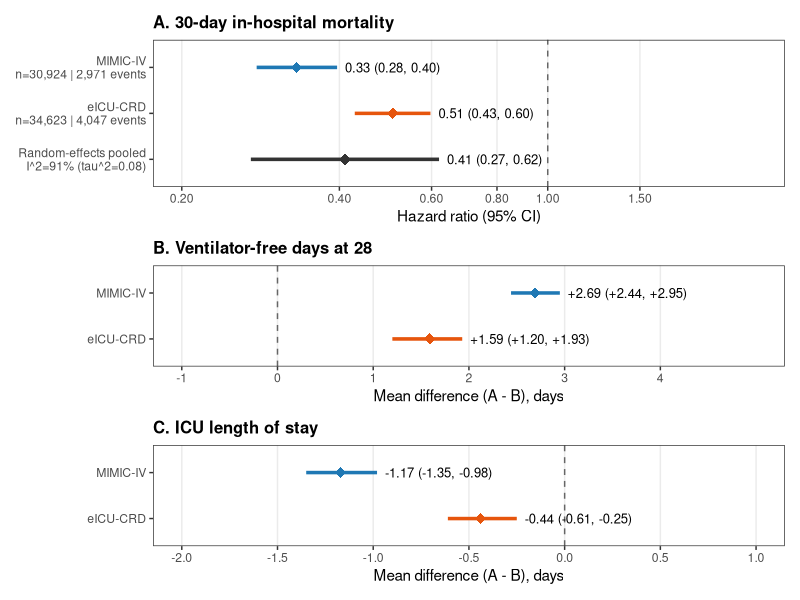
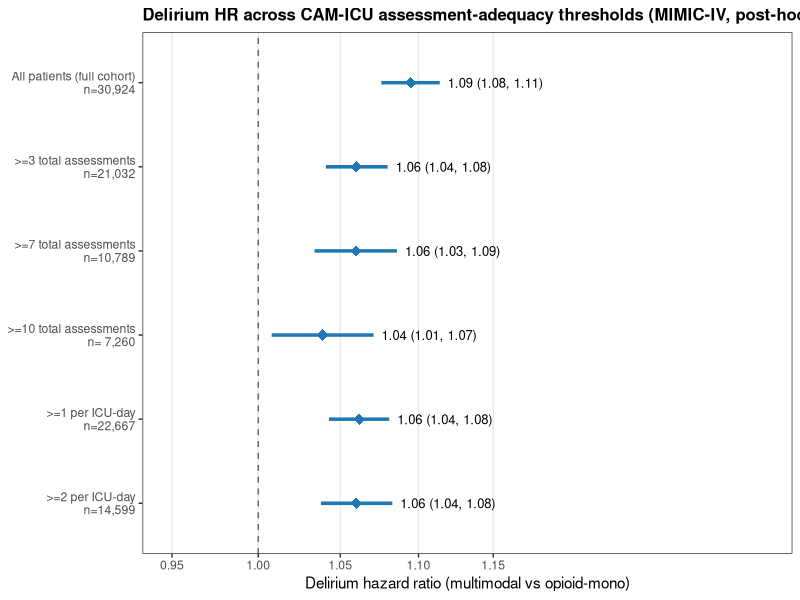

These figures' R source, in order:
# =====================================================================
# Figure regeneration — Figures 2, 3, and 4 from the manuscript
#
# Prerequisites:
#   1. scripts/primary_analysis.R has been run and produced primary_results.rds
#   2. Delirium subgroup and assessment-threshold results are available
#      (these come from the full analytic pipeline; see Supplementary Methods)
#   3. Schoenfeld residual objects from the primary Cox models are available
#      (produced by the primary analysis script)
#
# This script reproduces:
#   Figure 2: Primary mortality + VFD-28 + ICU LOS forest plot
#   Figure 3: Delirium HR by CAM-ICU assessment adequacy (MIMIC-IV, post-hoc)
#   Figure 4: Schoenfeld residual diagnostics for the primary mortality Cox
# =====================================================================

suppressPackageStartupMessages({
  library(ggplot2); library(dplyr); library(patchwork); library(scales); library(survival)
})

STUDY_ROOT <- Sys.getenv("STUDY_ROOT", unset = ".")
FIG_DIR <- file.path(STUDY_ROOT, "figures")
dir.create(FIG_DIR, recursive = TRUE, showWarnings = FALSE)

# ---- Color scheme ----
col_mimic <- "#1f78b4"
col_eicu  <- "#e6550d"
col_pool  <- "grey20"

thm <- theme_bw(base_size = 11) +
  theme(panel.grid.minor = element_blank(),
        panel.grid.major.y = element_blank(),
        strip.background = element_rect(fill = "grey95", color = NA),
        strip.text = element_text(face = "bold"),
        plot.title = element_text(face = "bold", size = 12),
        plot.caption = element_text(hjust = 0, size = 8, color = "grey30"),
        legend.position = "none")

# =====================================================================
# Figure 2 — Primary mortality + unbiased secondary outcomes
# =====================================================================
fig2_df <- tibble::tribble(
  ~outcome, ~group, ~label, ~est, ~lo, ~hi, ~xtype, ~order,
  "30-day mortality (HR)", "MIMIC-IV", "MIMIC-IV\nn=30,924 | 2,971 events", 0.331, 0.278, 0.396, "log", 1,
  "30-day mortality (HR)", "eICU-CRD", "eICU-CRD\nn=34,623 | 4,047 events", 0.506, 0.428, 0.597, "log", 2,
  "30-day mortality (HR)", "Pooled (RE)", "Random-effects pooled\nI^2=91% (tau^2=0.08)", 0.410, 0.271, 0.620, "log", 3,
  "VFD-28 (days, A - B)", "MIMIC-IV", "MIMIC-IV", 2.69, 2.44, 2.95, "lin", 4,
  "VFD-28 (days, A - B)", "eICU-CRD", "eICU-CRD", 1.59, 1.20, 1.93, "lin", 5,
  "ICU length of stay (days, A - B)", "MIMIC-IV", "MIMIC-IV", -1.17, -1.35, -0.98, "lin", 6,
  "ICU length of stay (days, A - B)", "eICU-CRD", "eICU-CRD", -0.44, -0.61, -0.25, "lin", 7
) |> mutate(
  outcome = factor(outcome, levels = unique(outcome)),
  label_unique = paste0(sprintf("%02d_", order), label),
  label_f = factor(label_unique, levels = rev(label_unique)),
  group_col = case_when(grepl("MIMIC", group) ~ col_mimic,
                        grepl("eICU",  group) ~ col_eicu,
                        TRUE ~ col_pool)
)

make_panel <- function(df, xbreaks, xlab, is_log = FALSE, xlim = NULL) {
  df$label_plot <- sub("^\\d+_", "", as.character(df$label_f))
  df$label_plot <- factor(df$label_plot, levels = rev(df$label_plot))
  g <- ggplot(df, aes(x = est, y = label_plot, color = group_col)) +
    geom_vline(xintercept = if (is_log) 1 else 0,
               linetype = "dashed", color = "grey40") +
    geom_errorbarh(aes(xmin = lo, xmax = hi), height = 0, linewidth = 1.2) +
    geom_point(size = 3.5, shape = 18) +
    geom_text(aes(x = hi, label = sprintf(
      if (is_log) "  %.2f (%.2f, %.2f)" else "  %+.2f (%+.2f, %+.2f)",
      est, lo, hi)),
      hjust = 0, color = "black", size = 3.3) +
    scale_color_identity() + labs(x = xlab, y = NULL) + thm
  if (is_log) {
    g <- g + scale_x_log10(breaks = xbreaks, limits = xlim,
                           labels = label_number(accuracy = 0.01))
  } else {
    g <- g + scale_x_continuous(breaks = xbreaks, limits = xlim)
  }
  g
}

p2a <- make_panel(fig2_df |> filter(outcome == "30-day mortality (HR)"),
                  xbreaks = c(0.2, 0.4, 0.6, 0.8, 1, 1.5),
                  xlab = "Hazard ratio (95% CI)",
                  is_log = TRUE, xlim = c(0.2, 2.5)) +
  labs(title = "A. 30-day in-hospital mortality")

p2b <- make_panel(fig2_df |> filter(outcome == "VFD-28 (days, A - B)"),
                  xbreaks = seq(-1, 4, 1),
                  xlab = "Mean difference (A - B), days",
                  xlim = c(-1, 5)) +
  labs(title = "B. Ventilator-free days at 28")

p2c <- make_panel(fig2_df |> filter(outcome == "ICU length of stay (days, A - B)"),
                  xbreaks = seq(-2, 1, 0.5),
                  xlab = "Mean difference (A - B), days",
                  xlim = c(-2, 1)) +
  labs(title = "C. ICU length of stay")

fig2 <- p2a / p2b / p2c + plot_layout(heights = c(3.2, 2.2, 2.2))
ggsave(file.path(FIG_DIR, "Figure2.png"), fig2, width = 9.5, height = 7.5, dpi = 300, bg = "white")

# =====================================================================
# Figure 3 — Delirium HR across assessment-adequacy thresholds (MIMIC-IV, post-hoc)
# Single panel. Subgroup-by-ventilation analyses are in Supplementary Figure 7.
# =====================================================================
fig3_df <- tibble::tribble(
  ~threshold, ~N, ~HR, ~lo, ~hi,
  "All patients (full cohort)", 30924, 1.095, 1.076, 1.114,
  ">=3 total assessments", 21032, 1.060, 1.041, 1.080,
  ">=7 total assessments", 10789, 1.060, 1.034, 1.086,
  ">=10 total assessments", 7260, 1.039, 1.008, 1.071,
  ">=1 per ICU-day",       22667, 1.062, 1.043, 1.081,
  ">=2 per ICU-day",       14599, 1.060, 1.038, 1.083
) |> mutate(
  label = sprintf("%s\nn=%s", threshold, format(N, big.mark = ",")),
  label = factor(label, levels = rev(label))
)

fig3 <- ggplot(fig3_df, aes(x = HR, y = label)) +
  geom_vline(xintercept = 1, linetype = "dashed", color = "grey40") +
  geom_errorbarh(aes(xmin = lo, xmax = hi), height = 0,
                 linewidth = 1.2, color = col_mimic) +
  geom_point(size = 3.5, shape = 18, color = col_mimic) +
  geom_text(aes(x = hi, label = sprintf("  %.2f (%.2f, %.2f)", HR, lo, hi)),
            hjust = 0, size = 3.3, color = "black") +
  scale_x_log10(breaks = c(0.95, 1, 1.05, 1.1, 1.15),
                limits = c(0.95, 1.35),
                labels = label_number(accuracy = 0.01)) +
  labs(title = "Delirium HR across CAM-ICU assessment-adequacy thresholds (MIMIC-IV, post-hoc)",
       x = "Delirium hazard ratio (multimodal vs opioid-mono)",
       y = NULL) + thm

ggsave(file.path(FIG_DIR, "Figure3.png"), fig3, width = 9.5, height = 5, dpi = 300, bg = "white")

# =====================================================================
# Figure 4 — Schoenfeld residual diagnostics for the primary mortality Cox
# Requires the two Cox objects from the primary analysis (m_mimic, m_eicu).
# In a standalone reproduction, rerun scripts/primary_analysis.R to populate
# these in the session before sourcing this script.
# =====================================================================
if (exists("m_mimic") && exists("m_eicu")) {
  par(mfrow = c(1, 2))
  png(file.path(FIG_DIR, "Figure4_Schoenfeld.png"),
      width = 9.5, height = 4.5, units = "in", res = 300, bg = "white")
  par(mfrow = c(1, 2), mar = c(4.5, 4.5, 2.5, 1))
  plot(cox.zph(m_mimic), var = 1, main = "MIMIC-IV (p = 0.001)", col = col_mimic)
  abline(h = 0, lty = 2, col = "grey40")
  plot(cox.zph(m_eicu),  var = 1, main = "eICU-CRD (p = 0.052)", col = col_eicu)
  abline(h = 0, lty = 2, col = "grey40")
  dev.off()
} else {
  message("Skipping Figure 4: run scripts/primary_analysis.R first so that m_mimic and m_eicu Cox objects are in the workspace.")
}

cat("Figures 2, 3, and 4 regenerated (Figure 4 requires primary Cox objects in workspace)\n")
